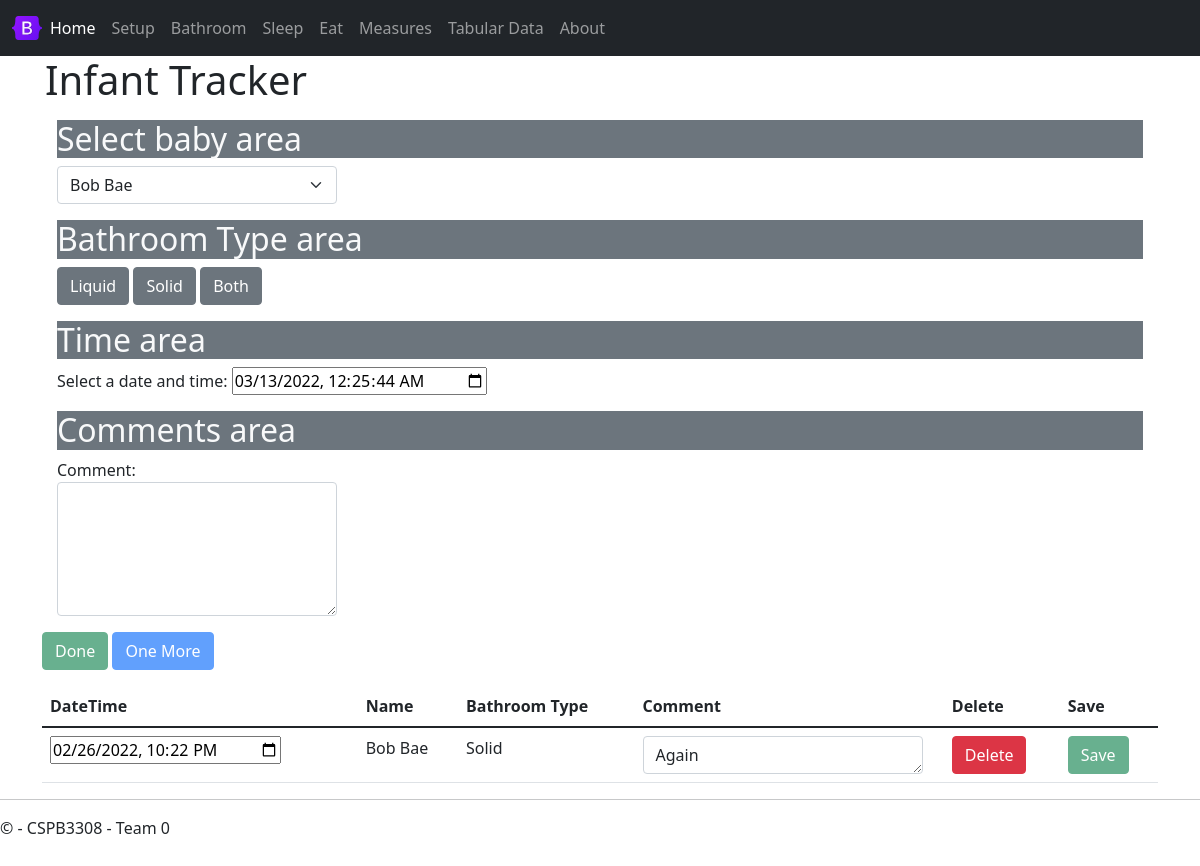
The app's page /bathroom, older data.
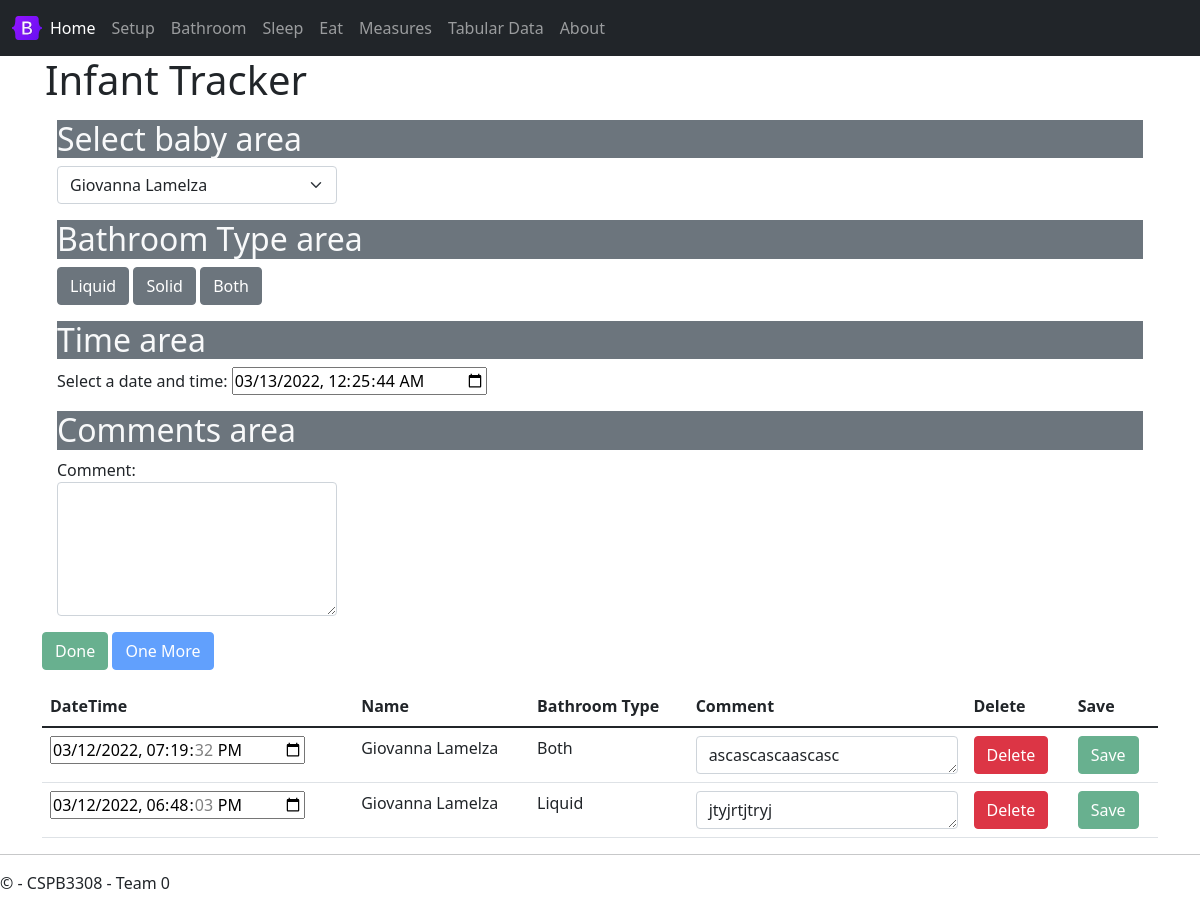
The same page, newer data.
### tables this page shows
CREATE TABLE bathroom (
bathroomEventID INTEGER PRIMARY KEY AUTOINCREMENT,
eventType TEXT DEFAULT "Bathroom" NOT NULL,
babyID INTEGER NOT NULL,
bathroomType INTEGER NOT NULL,
bathroomDateTime TEXT NOT NULL, -- YYYY-MM-DD HH:MM
bathroomComment TEXT,
FOREIGN KEY (babyID)
    REFERENCES babies (babyID),
FOREIGN KEY (BathroomType)
    REFERENCES bathroomType (bathroomTypeID)
);

CREATE TABLE bathroomType (
bathroomTypeID INTEGER PRIMARY KEY AUTOINCREMENT,
bathroomTypeName TEXT NOT NULL
);

### source/views.py (the view)
@app.route('/bathroom',methods = ['POST', 'GET'])
def bathroom():
    if request.method == 'POST':
        result = request.data
        bathroom_event = json.loads(result) # creates python dictionary
        if bathroom_event['bathroomEvent']['deleteFlag'] == True:
            delete_rows('bathroom', bathroom_event['bathroomEvent']['eventId'])
        else:
            bathroom_sql_ins(bathroom_event['bathroomEvent'])             #insert into database
        return  jsonify(""), 200
    else:
        return render_template(
            'bathroom.html',
            babies = get_babies(),
            lastBaby = get_last_baby_bathroom(),
            recentEvents = bathroom_recent_events()
        )

### source/sql_functions.py (called while the page is built)
def get_babies(db_path = "./sqlite3/baby.db"):
    conn = sqlite3.connect(db_path)       #connect to database
    cur = conn.cursor()
    cur.execute("PRAGMA foreign_keys = ON")
    cur.execute("SELECT * FROM babies")
    baby_lst = cur.fetchall()
    conn.close()
    return baby_lst

def get_last_baby_bathroom(db_path = "./sqlite3/baby.db"):
    conn = sqlite3.connect(db_path)       #connect to database
    cur = conn.cursor()
    cur.execute("PRAGMA foreign_keys = ON")
    cur.execute("SELECT babyID FROM bathroom ORDER BY bathroomDateTime DESC LIMIT 1;")
    baby_lst = cur.fetchone()
    babyid = baby_lst[0] #take first tuple
    conn.close()
    return babyid

### source/templates/bathroom.html (shortened to what this page needs)
{% extends "layout.html" %}
{% block content %}
<div class="jumbotron">
    <h1>Infant Tracker</h1>
</div>
<div class="container mt-3">
    <h2 class="text-light bg-secondary">Select baby area</h2>
    <div class="d-flex flex-row d-flex">
        <select class="form-select me-3" id="selectBaby" onChange="bathroomSelectBaby(this.value)">
            {% for baby in babies %}
                <option value="{{ baby[0] }}">{{ baby[3] }} {{ baby[4] }}</option>
            {% endfor %}
        </select>
    </div>
</div>
<div class="container mt-3">
    <h2 class="text-light bg-secondary">Bathroom Type area</h2>
    <button type="button" id="btnLiquid" class="btn btn-secondary" onclick="bathroomUpdateBathroomType(1)">Liquid</button>
    <button type="button" id="btnSolid" class="btn btn-secondary" onclick="bathroomUpdateBathroomType(2)">Solid</button>
    <button type="button" id="btnBoth" class="btn btn-secondary" onclick="bathroomUpdateBathroomType(3)">Both</button>
</div>
<div class="container mt-3">
    <h2 class="text-light bg-secondary">Time area</h2>
    <div class="form-group">
        <label for="inputDateTime">Select a date and time:</label>
        <input type="datetime-local" id="inputDateTime" onChange="bathroomUpdateDateTime(this.value)" />
    </div>
</div>
<div class="container mt-3">
    <h2 class="text-light bg-secondary">Comments area</h2>
    <div class="form-group">
        <label for="comment">Comment:</label>
        <textarea class="form-control" rows="5" id="textComment" onChange="bathroomUpdateComment(this.value)"></textarea>
    </div>
</div>
</div>
<div class="container mt-3">
    <button type="button" id="btnDone" class="btn btn-success" onClick='bathroomAddBathroomEvent(true)' disabled>Done</button>
    <button type="button" id="btnOneMore" class="btn btn-primary" onClick='bathroomAddBathroomEvent(false)' disabled>One More</button>
</div>
<div class="container mt-3">
    <table class="table">
        <thead>
          <tr>
            <th scope="col">DateTime</th>
            <th scope="col">Name</th>
            <th scope="col">Bathroom Type</th>
            <th scope="col">Comment</th>
            <th scope="col">Delete</th>
            <th scope="col">Save</th>
          </tr>
        </thead>
        <tbody>
            {% set currEvent = 0 %}
            {% for event in recentEvents %}
                {% set currEvent = event %}
                <tr>
                    <td><input type="datetime-local" value="{{ event[2] }}"/></td>
                    <td>{{ event[1] }}</td>
                    <td>{{ event[3] }}</td>
                    <td><textarea class="form-control" rows="1">{{ event[4] }}</textarea></td>
                    <td><button type="button" class="btn btn-danger" onClick="bathroomDeleteBathroomEvent({{ event[0]|safe }})">Delete</button></td>
                    <td><button type="button" class="btn btn-success" disabled onClick="bathroomSaveBathroomEvent({{ event|safe }})">Save</button></td>
                </tr>
            {% endfor %}
        </tbody>
      </table>
</div>
{% endblock %}

### source/templates/layout.html (shortened to what this page needs)
<!DOCTYPE html>
<html>
<head>
    <link rel="stylesheet" type="text/css" href="/static/content/bootstrap.min.css" />
    <link rel="stylesheet" type="text/css" href="/static/content/site.css" />
</head>
<body>
    <nav class="navbar navbar-expand-sm navbar-dark bg-dark">
        <div class="container-fluid">
            <img src="/static/images/bootstrap-logo.svg" alt="" width="30" height="24"
                class="d-inline-block align-text-top">
            <div class="collapse navbar-collapse" id="mynavbar">
                <ul class="navbar-nav me-auto">
                    <li class="nav-item">
                        <a class="nav-link active" aria-current="page" href="{{ url_for('home') }}">Home</a>
                    </li>
                    <li class="nav-item">
                        <a class="nav-link" href="{{ url_for('setup') }}">Setup</a>
                    </li>
                    <li class="nav-item">
                        <a class="nav-link" href="{{ url_for('bathroom') }}">Bathroom</a>
                    </li>
                    <li class="nav-item">
                        <a class="nav-link" href="{{ url_for('sleep') }}">Sleep</a>
                    </li>
                    <li class="nav-item">
                        <a class="nav-link" href="{{ url_for('eat') }}">Eat</a>
                    </li>
                    <li class="nav-item">
                        <a class="nav-link" href="{{ url_for('measures') }}">Measures</a>
                    </li>
                    <li class="nav-item">
                        <a class="nav-link" href="{{ url_for('tabular_data') }}">Tabular Data</a>
                    </li>
                    <li class="nav-item">
                        <a class="nav-link" href="{{ url_for('about') }}">About</a>
                    </li>
                </ul>
            </div>
        </div>
    </nav>
    <div class="container body-content">
        {% block content %}{% endblock %}
        <hr />
        <footer>
            <p>&copy; {{ year }} - CSPB3308 - Team 0</p>
        </footer>
</body>
</html>

### source/static/content/site.css (style rules this page uses)
body { padding-top: 0px; padding-bottom: 20px; }
.body-content { padding-left: 15px; padding-right: 15px; }
input, select, textarea { max-width: 280px; }

Row changes from the older to the newer data that the page shows:
no longer on this page (row unchanged): bathroom: bathroomDateTime "02/26/2022 22:22", event "Bob Bae", bathroomTypeName "Solid", bathroomComment "Again"
added bathroom: bathroomDateTime "03/12/2022 19:19:32", event "Giovanna Lamelza", bathroomTypeName "Both", bathroomComment "ascascascaascasc"
added bathroom: bathroomDateTime "03/12/2022 18:48:03", event "Giovanna Lamelza", bathroomTypeName "Liquid", bathroomComment "jtyjrtjtryj"
Text that changed along with them:
form field value: "Bob Bae" → "Giovanna Lamelza"
